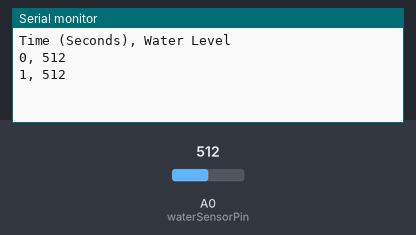
Bench run of a sketch on a simulated Arduino Uno, built with avr-gcc and run on an emulated ATmega328P. On the bench: the last lines printed to the serial monitor. Inputs (shaded band) come from the test bench; at power-on: A0 (waterSensorPin) = 512.

Above: at 1.8 s.
1.9 s: A0 (waterSensorPin) set to 716
At 2.8 s:
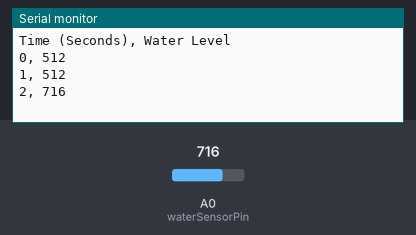
3.4 s: A0 (waterSensorPin) set to 900
At 4.4 s:
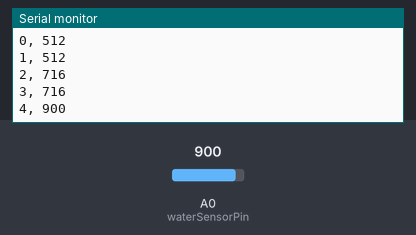
Timing chart, 0 to 6.4 s (numbered marks = the images above; inputs shaded):
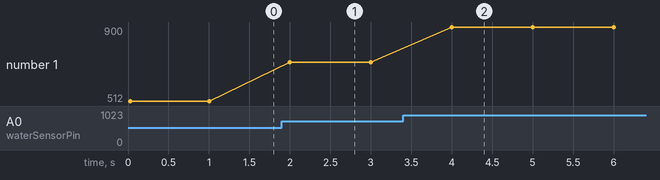

The sketch:

sketch_dec9a.ino
```cpp
const int waterSensorPin = A0;  // Analog pin for water sensor

void setup() {
  Serial.begin(9600);
  Serial.println("Time (Seconds), Water Level");  //  CSV header
}

void loop() {
  // Read water level
  int waterInml = analogRead(waterSensorPin);
  int waterLevel = waterInml / 1;

  // Get time in seconds
  unsigned long currentTime = millis() / 1000;

  // Print data to Monitor
  Serial.print(currentTime);
  Serial.print(", ");
  Serial.println(waterLevel);

  delay(1000);  // Log data every 1 seconds
}
```

Measured:
- after the input at 1.9 s, the serial monitor: prints a new line after 0.10 s (image 1)
- after the input at 3.4 s, the serial monitor: prints a new line after 0.60 s (image 2)
- plotted number 1: 512 → 716 after the input at 1.9 s, 716 → 900 after the input at 3.4 s
